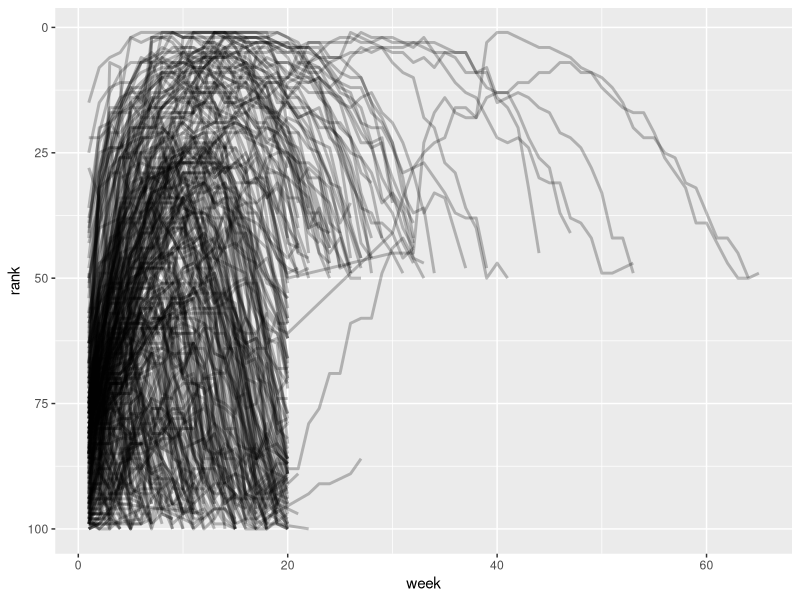

R code for this plot: (Note: this script raises an error after producing the figure.)
library(tidyverse)

# how to tidy these tables?
# tidy
table1

# group by (country, year) and mutate to add cases and population as columns
table2
tidy_table2 <- table2 |> 
  pivot_wider(
    names_from = type,
    values_from = count
  )
tidy_table2 == table1

?pivot_wider

# match "[number]/" in rate to cases, and "/[number]" to population
table3 |> 
  separate_wider_delim(rate, delim = "/", names = c("cases", "population")) |> 
  mutate(
    cases = parse_number(cases),
    population = parse_number(population)
  )

billboard
billboard_longer <- billboard |>
  pivot_longer(
    cols = starts_with("wk"),
    names_to = "week",
    values_to = "rank",
    values_drop_na = TRUE
  ) |>
  mutate(
    week = parse_number(week)
  )

?pivot_longer
?starts_with

billboard_longer

billboard_longer |> 
  ggplot(aes(x = week, y = rank, group = track)) +
  geom_line(alpha = 0.25, linewidth = 1) +
  scale_y_reverse()
?geom_line

who2
who2 |> 
  pivot_longer(
    cols = !c(country,year),
    names_to = c("diagnosis", "gender", "age"),
    names_sep = "_",
    values_to = "count"
  )

# mixed variables and values
household
household |>
  pivot_longer(
    cols = !family,
    names_to = c(".value", "child"),
    names_sep = "_",
    values_drop_na = TRUE
  ) |> 
  mutate(child = parse_number(child))

?pull

vignette("pivot", package="tidyr")
